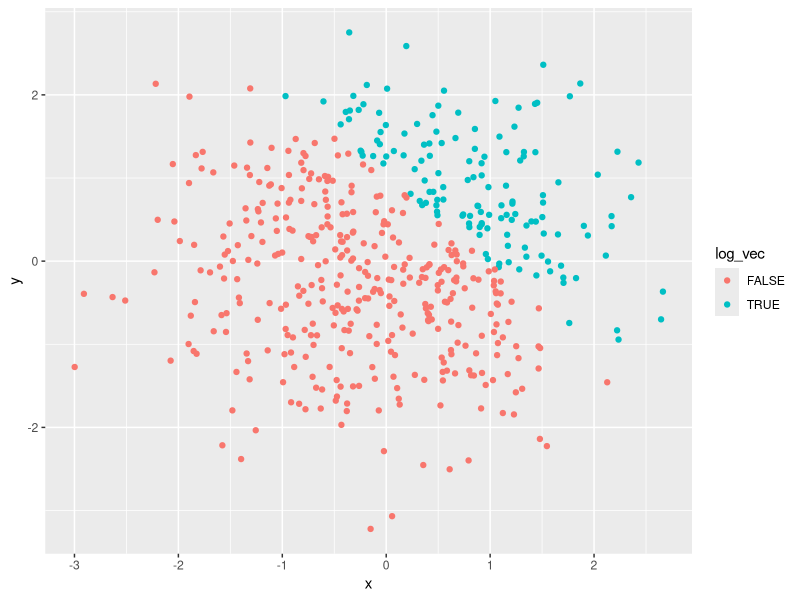
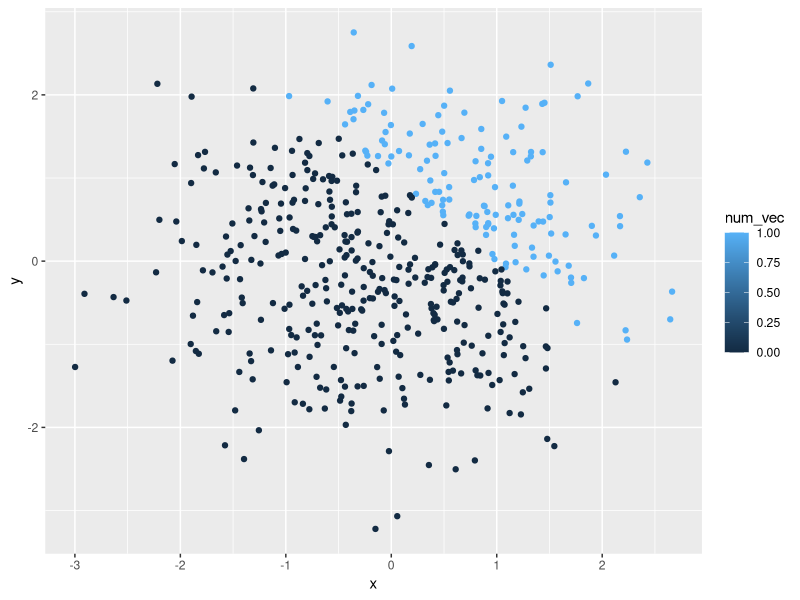
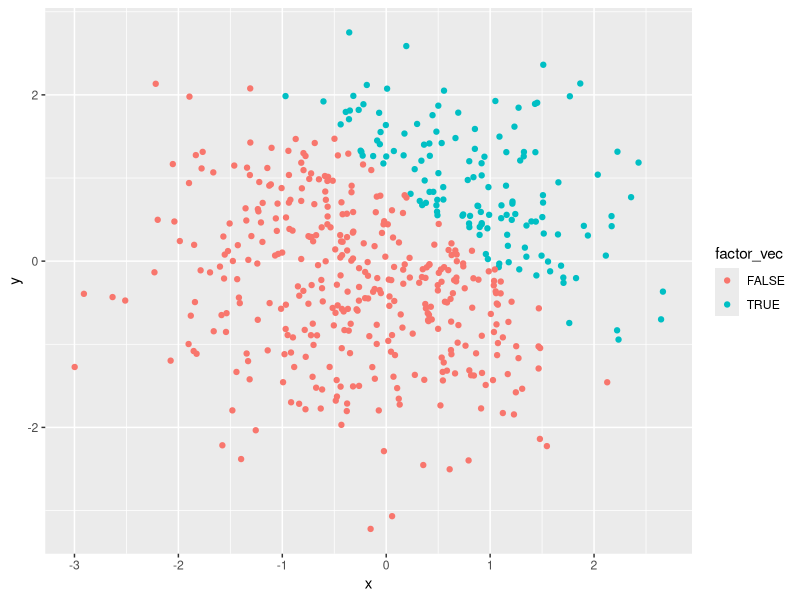
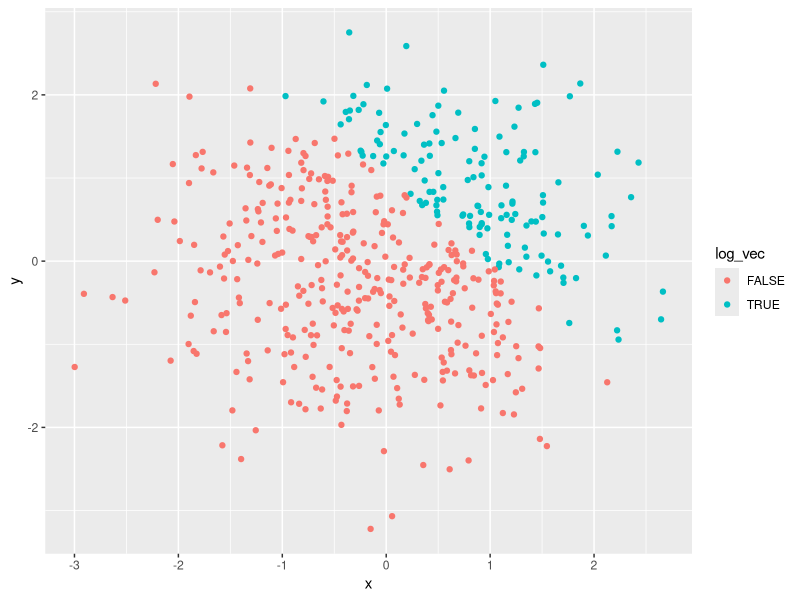

R code for these plots, in order:
## ---- chunk 1
knitr::opts_chunk$set(echo = TRUE)
library(tidyverse)
## ---- chunk 2
#----------STEP 1: Create a dataframe
set.seed(886) # set.seed() to ensure the reproductivity
df_1 <- tibble(
  random_sample = rnorm(8), # create a random sample of size 8 from a standard Normal distribution
  vec_logical = random_sample > 0, # create a logical vector indicating whether elements of the sample are greater than 0
  vec_character = as.character(c("a","a","a","a","a","a","a","a")), # create a character vector of length 8
  vec_factor = factor(c("good","bad","medium","good","bad","medium","bad","medium"),levels = c("good","medium","bad"))
) #create a factor vector of length 8, with 3 different factor ???levels???
levels(pull(df_1,vec_factor)) #see the levels of the created factor vector




## ---- chunk 3
#----------STEP 2: Take the mean of each variable in the dataframe
mean(pull(df_1,random_sample)) # return numeric values
mean(pull(df_1,vec_logical)) # return numeric values
mean(pull(df_1,vec_factor)) # return NAs
mean(pull(df_1,vec_factor)) # return NAs
## ---- chunk 4
set.seed(886)
#Create a data frame 
df_2 <- tibble(
  x = rnorm(500), # x: a random sample of size 500 from a standard Normal distribution
  y = rnorm(500), # y: a random sample of size 500 from a standard Normal distribution
  log_vec = x+y >1, # A logical vector indicating whether x + y > 1
  num_vec = as.numeric(log_vec),# A numeric vector created by coercing the above logical vector
  factor_vec = as.factor(log_vec)# A factor vector created by coercing the above logical vector
)

## ---- chunk 5
ggplot(df_2, aes(x = x, y = y, color = log_vec ))+geom_point() # a scatterplot of y vs x; color points using the logical variable
ggsave("colored_by_logical_variables.pdf") #expoert the image
ggplot(df_2, aes(x = x, y = y, color = num_vec ))+geom_point() 
ggplot(df_2, aes(x = x, y = y, color = factor_vec ))+geom_point() # a second and third scatterplot that color points using the numeric and factor variables, respectively
